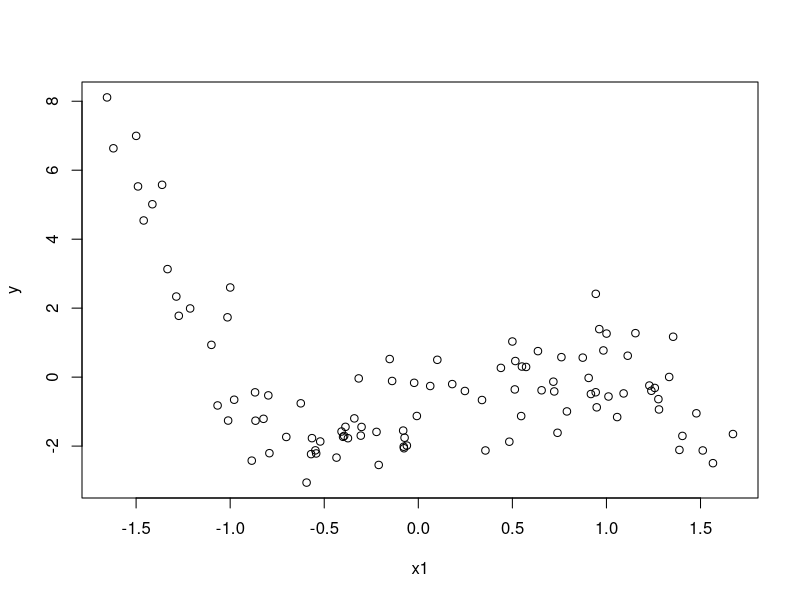
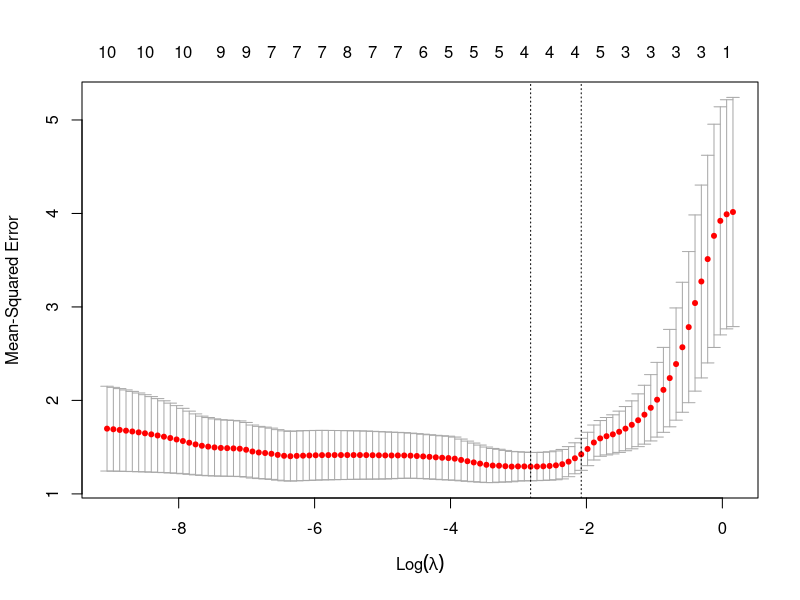
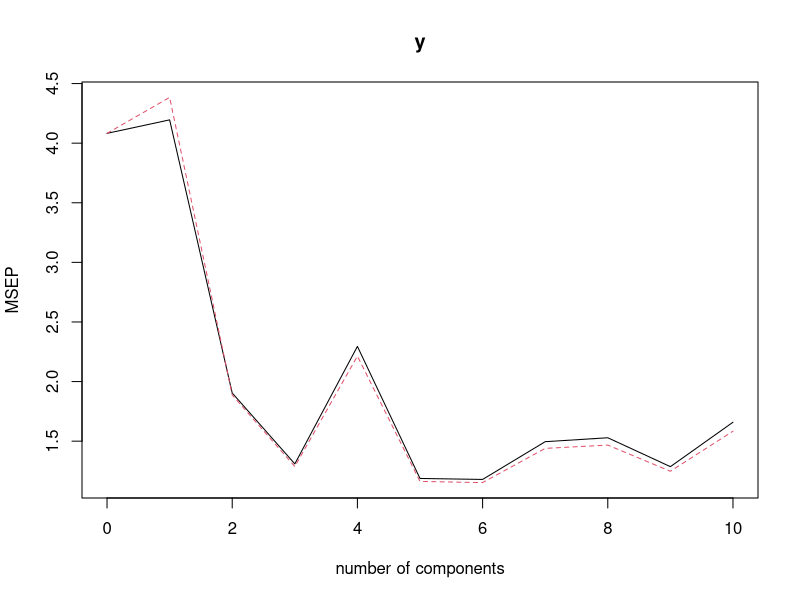

Here is the R script that generated these plots, in order:
## ---- chunk 1
knitr::opts_chunk$set(echo = TRUE)
## ---- chunk 2
set.seed(1)
x1 <- runif(100, -1.7, 1.7)
x2 <- x1^2; x3 <- x1^3; x4 <- x1^4; x5 <- x1^5
x6 <- x1^6; x7 <- x1^7; x8 <- x1^8; x9 <- x1^9
x10 <- x1^10
y <- -1.3 + 2*x1 + 1.5*x2 - 2*x3 + rnorm(100)
data_df <- data.frame(y, x1, x2, x3, x4, x5, x6, x7, x8, x9, x10)
data_mat <- as.matrix(data_df)
# We prepare the data set in two different objects: data_df (data frame), data_mat (matrix)
plot(x1, y)
## ---- chunk 3
library(leaps)

regfit.full = regsubsets(y ~ ., data=data_df, nvmax=10)
summary(regfit.full)
## ---- chunk 4
reg.summary = summary(regfit.full)

crit = matrix(NA,3,10)
colnames(crit) = c('1','2','3','4','5','6','7','8','9','10')
rownames(crit) = c('Cp','BIC','Adj R^2')

crit[1,] = reg.summary$cp
crit[2,] = reg.summary$bic
crit[3,] = reg.summary$adjr2

crit
## ---- chunk 5
regfit.fwd = regsubsets(y ~ ., data=data_df, nvmax=10, method="forward")

summary(regfit.fwd)

bic = matrix(NA,1,10)
colnames(bic) = c('1','2','3','4','5','6','7','8','9','10')
rownames(bic) = c('BIC')

bic[1,] = summary(regfit.fwd)$bic

bic
## ---- chunk 6
regfit.bwd = regsubsets(y ~ ., data=data_df, nvmax=10, method="backward")

summary(regfit.bwd)

cp = matrix(NA,1,10)
colnames(cp) = c('1','2','3','4','5','6','7','8','9','10')
rownames(cp) = c('Cp')

cp[1,] = summary(regfit.fwd)$cp

cp
## ---- chunk 7
grid=10^seq(10,-2,length=100)
## ---- chunk 8
set.seed(1)
size=100
train=sample(size, 0.7*size)
## ---- chunk 9
library(glmnet)

x=data_mat[train,2:11]
y=data_mat[train,1]

lasso.mod=glmnet(x,y,alpha=1,lambda=grid)

## CV to find best lambda
set.seed(2)
cv.out=cv.glmnet(x,y,alpha=1)
plot(cv.out)
bestlam=cv.out$lambda.min
## ---- chunk 10
x=data_mat[-train,2:11]
y=data_mat[-train,1]
lasso.pred=predict(lasso.mod,s=bestlam,newx=x)
mean((lasso.pred-y)^2)
## ---- chunk 11
out=glmnet(data_mat[,2:11],data_mat[,1],alpha=1,lambda=grid)
lasso.coef=predict(out,type="coefficients",s=bestlam)[1:10,]
lasso.coef
lasso.coef[lasso.coef!=0]
## ---- chunk 12
library(pls)

set.seed(3)
pcr.fit= pcr(y ~ ., data=data_df,subset=train,scale=TRUE, validation="CV")

summary(pcr.fit)
validationplot(pcr.fit,val.type="MSEP")
## ---- chunk 13
pcr.pred=predict(pcr.fit, x[-train,], ncomp=3)
mean((pcr.pred-y[-train])^2)
## ---- chunk 14
pcr.fit=pcr(y~., data=data_df, scale=TRUE,ncomp=3)
summary(pcr.fit)
